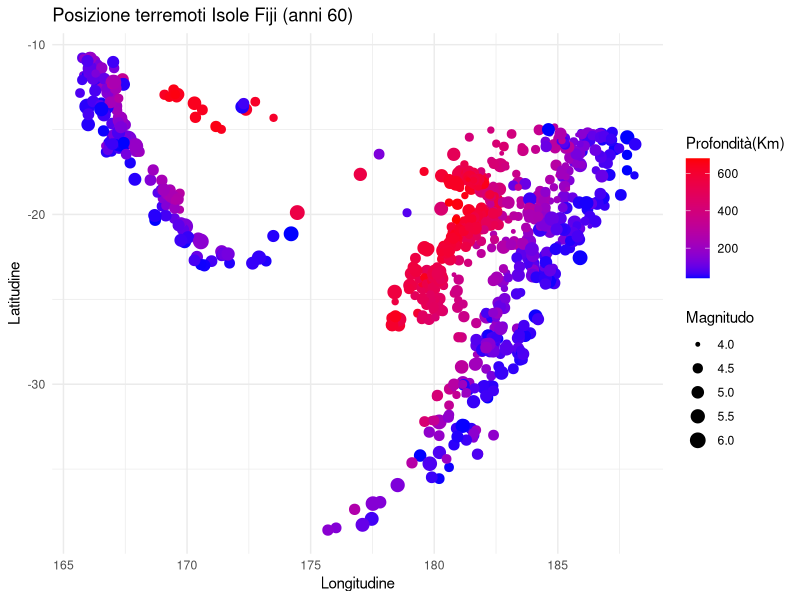

This figure's R source:
# install.packages("ggplot2") # Uncomment to install the ggplot2 package

# Load necessary libraries
library(ggplot2)

# Load the "quakes" dataset (built into R)
data(quakes)

# Analyze the structure of the dataset
str(quakes)
head(quakes)

# Magnitude
head(quakes$mag)
min(quakes$mag)
max(quakes$mag)

# Depth
head(quakes$depth)
min(quakes$depth)
max(quakes$depth)

# Latitude
head(quakes$lat)
# Longitude
head(quakes$long)

# Plot
ggplot(quakes, aes(x = long, y = lat, color = depth, size = mag)) +
  geom_point() +  # geom_point() -> Scatter plot
  scale_color_gradient(low = "blue", high = "red") +
  scale_size_continuous(range = c(1, 5)) +
  labs(x = "Longitudine", y = "Latitudine", 
       title = "Posizione terremoti Isole Fiji (anni 60)", 
       color = "Profondità(Km)", 
       size = "Magnitudo") +
  theme_minimal() # Remove bg
